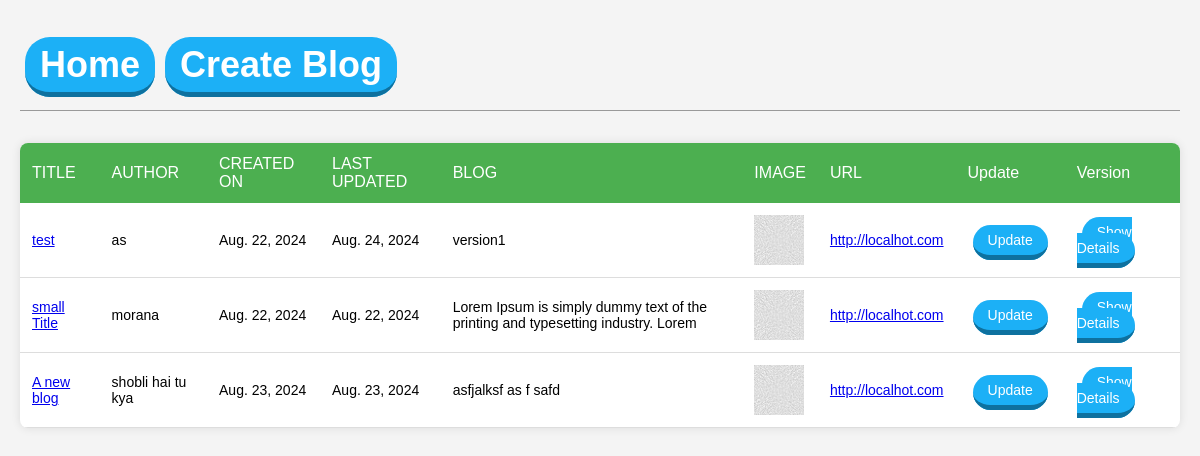
The page / on the database its author committed.
### blog/models.py (models this page shows, shortened)
class BlogPost(models.Model):
    title = models.CharField(max_length=200)
    author = models.CharField(max_length=100)
    created_on = models.DateField(auto_now_add=True)
    updated_on = models.DateField(auto_now=True)
    blog_content = models.TextField()
    image = models.ImageField(upload_to="images/")
    blog_id = models.UUIDField(unique=True,primary_key=True,editable=False,default=uuid.uuid4)
    url = models.URLField()

### blog/views.py (the view)
# urls.py: path("",HomeBlog.as_view(),name="home")
class HomeBlog(ListView):
    model = BlogPost
    template_name = "home.html"
    context_object_name = "blogs"
    success_url = reverse_lazy('home')
    def get_context_data(self, **kwargs):
        context =  super().get_context_data(**kwargs)
        blogs_list = BlogPost.objects.all()
        combined_list = []
        for blog in blogs_list:
            version = VersionPost.objects.filter(blog=blog).first()
            combined_list.append((blog,version))
        context["blog_version"] = combined_list
        return context

### blog/templates/home.html (shortened to what this page needs)
{% extends "base.html" %}
{% load static %}
{% block toolbar %}
    <h1><a href="{% url 'create_blog' %}"> Create Blog </a></h1>
{% endblock toolbar %}
{% block home_style %}
<head>
    <link rel='stylesheet' href="{% static 'css/home.css' %}">
</head>
{% endblock home_style %}
{% block home_page %}
        <table class="fancy-table">
            <thead>
                <td>TITLE</td>
                <td>AUTHOR</td>
                <td>CREATED ON</td>
                <td>LAST UPDATED</td>
                <td>BLOG</td>
                <td>IMAGE</td>
                <td>URL</td>
                <td>Update</td>
                <td>Version</td>
            </thead>
    {% for blog,version in blog_version %}
            <tr class="blog" data-blog_id="{{blog.blog_id}}">
                    <td><a href="{%url 'blog' blog.blog_id%}">{{blog.title}}</a></td>
                    <td>{{blog.author}}</td>
                    <td>{{blog.created_on}}</td>
                    <td>{{blog.updated_on}}</td>
                    <td>{{blog.blog_content| slice:":80"}}</td>
                    <td><a target="_blank" href="{{blog.image.url}}"><img src="{{blog.image.url}}" width=50></a></td>
                    <td><a href="#">{{blog.url}}</a></td>
                    <td> <a class="update" href="{% url 'update_blog' blog.blog_id %}">Update</a></td>
                    <td>
                        <span class="toggle-btn" onclick="toggleTable('inner-table-{{blog.blog_id}}')">Show Details</span>
                    </td>
    {% endfor %}
        </table>
{% endblock home_page %}

### blog/templates/base.html (shortened to what this page needs)
{% load static %}
<head>
    <link rel='stylesheet' href='{%static "css/base.css" %}'>
</head>
{% block home_style %}
{% endblock home_style %}
<header>
    <h1><a href="{% url 'home' %}"> Home </a></h1>
    {% block toolbar %}
    {% endblock toolbar %}
</header>
{% block home_page %}
{% endblock home_page %}

### static/css/base.css (style rules this page uses)
header { border-bottom: 1px solid #999; margin-bottom: 2rem; display: flex; }
header h1 a { color: white; text-decoration: none; margin: 5px; padding: 7px 15px 7px 15px; background-color:#1cb0f6; border-radius: 25px; border-bottom: #0e719f solid 5px; }

### static/css/home.css (style rules this page uses)
.fancy-table { width: 100%; border-collapse: collapse; margin: 20px 0; box-shadow: 0 0 10px rgba(0, 0, 0, 0.1); border-radius: 8px; overflow: hidden; background-color: #fff; }
.fancy-table thead { background-color: #4CAF50; color: #fff; }
.fancy-table thead, .fancy-table td { padding: 12px; text-align: left; word-wrap: break-word; }
.fancy-table tbody tr { border-bottom: 1px solid #ddd; }
.fancy-table tbody td { font-size: 14px; }
a.update, .toggle-btn { cursor: pointer; color: white; text-decoration: none; margin: 5px; padding: 7px 15px 7px 15px; background-color:#1cb0f6; border-radius: 25px; border-bottom: #0e719f solid 5px; }

### rows shown on the page
BlogPost: title "test", author "as", created_on "Aug. 22, 2024", updated_on "Aug. 24, 2024", blog_content "version1", image (picture), url "http://localhot.com"
BlogPost: title "small Title", author "morana", created_on "Aug. 22, 2024", updated_on "Aug. 22, 2024", blog_content "Lorem Ipsum is simply dummy text of the printing and typesetting industry. Lorem", image (picture), url "http://localhot.com"
BlogPost: title "A new blog", author "shobli hai tu kya", created_on "Aug. 23, 2024", updated_on "Aug. 23, 2024", blog_content "asfjalksf as f safd", image (picture), url "http://localhot.com"
